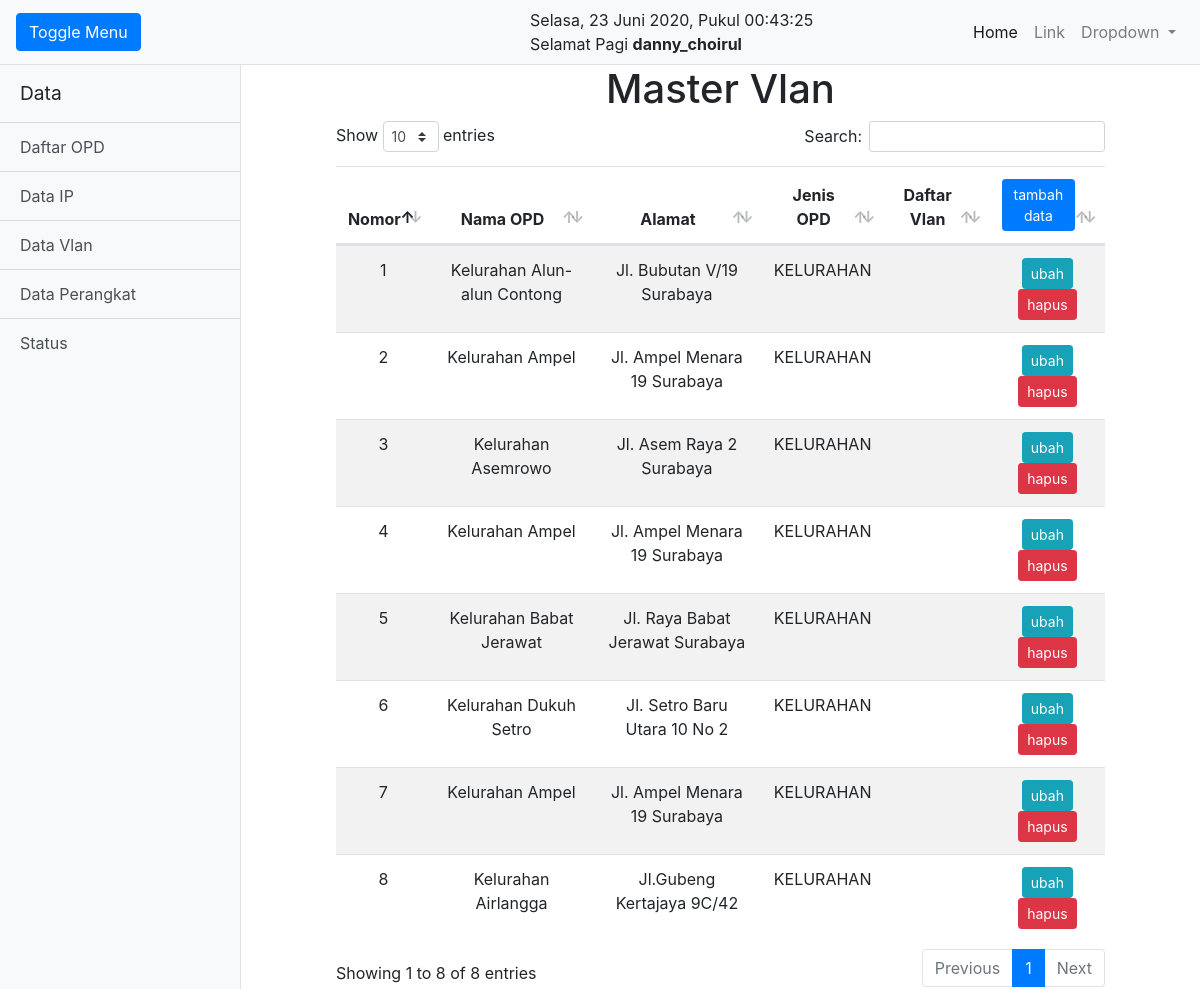
Page /master_vlan/index.php (signed in) on the committed database.
### tables this page shows
CREATE TABLE `master_vlan`  (
  `id_master_vlan` int(25) NOT NULL AUTO_INCREMENT,
  `opd_satu` int(10) NOT NULL,
  `vlan_satu` varchar(255) NOT NULL,
  PRIMARY KEY (`id_master_vlan`) USING BTREE
);

CREATE TABLE `opd`  (
  `id_opd` int(10) NOT NULL AUTO_INCREMENT,
  `nama_opd` varchar(50) NULL DEFAULT NULL,
  `alamat_opd` varchar(50) NULL DEFAULT NULL,
  `koordinat_opd` varchar(50) NULL DEFAULT NULL,
  `jenis_opd_satu` int(10) NULL DEFAULT NULL,
  PRIMARY KEY (`id_opd`) USING BTREE
);

CREATE TABLE `jenis_opd`  (
  `id_jenis_opd` int(2) NOT NULL AUTO_INCREMENT,
  `nama_jenis_opd` varchar(30) NOT NULL,
  PRIMARY KEY (`id_jenis_opd`) USING BTREE
);

### koneksi.php (called while the page is built)
<?php
$conn = mysqli_connect("localhost", "root", "", "data");
function query($query)
{
    global $conn;
    $result = mysqli_query($conn, $query);
    $rows = [];
    while ($row = mysqli_fetch_assoc($result)) {
        $rows[] = $row;
    }
    return $rows;
}

### master_vlan/index.php (the view, shortened to what this page needs)
<?php
include "../header.php";
$master_vlan = query("SELECT * FROM master_vlan
JOIN opd ON opd_satu=id_opd
JOIN jenis_opd ON jenis_opd_satu=id_jenis_opd
-- JOIN vlan ON vlan_satu=id_vlan
");
function serialize_ke_string($serial)
{
    $hasil = unserialize($serial);
    return implode(', ', $hasil);
}
?>
<div class="d-flex" id="wrapper">
    <?php
    include "../side.php";
    ?>
    <div id="page-content-wrapper">
        <center>
            <h1>Master Vlan</h1>
        </center>
        <div class="d-flex" id="wrapper">
            <div class="col-md-10 offset-1">
                <table class="table table-striped" id="table_id">
                    <thead>
                        <tr style="text-align: center">
                            <th width="5%" style="text-align: center;" scope="col">Nomor</th>
                            <th scope="col">Nama OPD</th>
                            <th scope="col">Alamat</th>
                            <th scope="col">Jenis OPD</th>
                            <th scope="col">Daftar Vlan</th>
                            <th scope="col" style="width: 15%">
                                <a class="btn btn-sm btn-primary" href="tambah.php" role="button">tambah data</a>
                            </th>
                        </tr>
                    </thead>
                    <tbody>
                        <?php $i = 1; ?>
                        <?php
                        foreach ($master_vlan as $row) :
                        ?>
                            <tr>
                                <td width="5%" style="text-align: center;" scope="row"><?= $i; ?></td>
                                <td style="text-align: center;"><?= $row["nama_opd"]; ?></td>
                                <td style="text-align: center;"><?= $row["alamat_opd"]; ?></td>
                                <td style="text-align: center;"><?= $row["nama_jenis_opd"]; ?></td>
                                <td><?php echo serialize_ke_string($row['vlan_satu']) ?></td>
                                <td style="text-align: center">
                                    <a class="btn btn-sm btn-info" href="ubah.php?id_master_vlan=<?= $row["id_master_vlan"]; ?>" role="button">ubah</a>
                                    <a class="btn btn-sm btn-danger" href="hapus.php?id_master_vlan=<?= $row["id_master_vlan"]; ?>" onclick="return confirm('yakin?');" role="button">hapus</a>
                                </td>
                            </tr>
                            <?php $i++; ?>
                        <?php endforeach; ?>
                    </tbody>
                </table>
            </div>
        </div>
    </div>
    <?php
    include "../footer.php";
    ?>

### header.php (shortened to what this page needs)
<!DOCTYPE html>
<html>
<head>
    <link href="../assets/css/bootstrap.min.css" rel="stylesheet">
    <link href="../assets/css/simple-sidebar.css" rel="stylesheet">
    <link rel="stylesheet" href="../assets/css/bootstrap.css">
    <link rel="stylesheet" href="../assets/css/select2.min.css">
    <link rel="stylesheet" type="text/css" href="../assets/css/dataTables.bootstrap4.min.css">
    <nav class="navbar navbar-expand-lg navbar-light bg-light border-bottom">
        <button class="btn btn-primary" id="menu-toggle">Toggle Menu</button>
        <div class="offset-4">
            <div id="jam"></div>
            <?php
            $nama = $_SESSION["username"];
            $a = date("H");
            if (($a >= 6) && ($a <= 11)) {
                echo "Selamat Pagi <b>$nama</b>";
            } else if (($a >= 11) && ($a <= 15)) {
                echo "Selamat Siang <b>$nama</b>";
            } else if (($a > 15) && ($a <= 18)) {
                echo "Selamat Sore <b>$nama</b>";
            } else {
                echo "Selamat Malam <b>$nama</b>";
            }
            ?>
        </div>
        <div class="collapse navbar-collapse" id="navbarSupportedContent">
            <ul class="navbar-nav ml-auto mt-2 mt-lg-0">
                <li class="nav-item active">
                    <a class="nav-link" href="../index.php">Home <span class="sr-only">(current)</span></a>
                </li>
                <?php $level = $_SESSION['level'] == 'nol';
                if ($level) { ?>
                    <li class="nav-item">
                        <a class="nav-link" href="registrasi.php">Link</a>
                    </li>
                <?php   }
                ?>
                <li class="nav-item dropdown">
                    <a class="nav-link dropdown-toggle" href="#" id="navbarDropdown" role="button" data-toggle="dropdown" aria-haspopup="true" aria-expanded="false">
                        Dropdown
                    </a>
                </li>
            </ul>
        </div>
    </nav>
</head>
<body>

### side.php
<div class="bg-light border-right" id="sidebar-wrapper">
    <div class="sidebar-heading">Data </div>
    <div class="list-group list-group-flush">
        <a href="../opd/index.php" class="list-group-item list-group-item-action bg-light">Daftar OPD</a>
        <a href="../ip/index.php" class="list-group-item list-group-item-action bg-light">Data IP</a>
        <a href="../vlan/index.php" class="list-group-item list-group-item-action bg-light">Data Vlan</a>
        <a href="../perangkat/index.php" class="list-group-item list-group-item-action bg-light">Data Perangkat</a>
        <a href="#" class="list-group-item list-group-item-action bg-light">Status</a>
    </div>
</div>

### footer.php (shortened to what this page needs)
</body>
</html>

### assets/css/simple-sidebar.css (style rules this page uses)
body { overflow-x: hidden; }
#sidebar-wrapper { min-height: 100vh; margin-left: -15rem; -webkit-transition: margin .25s ease-out; -moz-transition: margin .25s ease-out; -o-transition: margin .25s ease-out; transition: margin .25s ease-out; }
#sidebar-wrapper .sidebar-heading { padding: 0.875rem 1.25rem; font-size: 1.2rem; }
#sidebar-wrapper .list-group { width: 15rem; }
#page-content-wrapper { min-width: 100vw; }
@media (min-width: 768px) { #sidebar-wrapper { margin-left: 0; } }
@media (min-width: 768px) { #page-content-wrapper { min-width: 0; width: 100%; } }

### rows in the picture
master_vlan: opd.nama_opd "Kelurahan Alun-alun Contong", opd.alamat_opd "Jl. Bubutan V/19 Surabaya", jenis_opd.nama_jenis_opd "KELURAHAN"
master_vlan: opd.nama_opd "Kelurahan Ampel", opd.alamat_opd "Jl. Ampel Menara 19 Surabaya", jenis_opd.nama_jenis_opd "KELURAHAN"
master_vlan: opd.nama_opd "Kelurahan Asemrowo", opd.alamat_opd "Jl. Asem Raya 2 Surabaya", jenis_opd.nama_jenis_opd "KELURAHAN"
master_vlan: opd.nama_opd "Kelurahan Ampel", opd.alamat_opd "Jl. Ampel Menara 19 Surabaya", jenis_opd.nama_jenis_opd "KELURAHAN"
master_vlan: opd.nama_opd "Kelurahan Babat Jerawat", opd.alamat_opd "Jl. Raya Babat Jerawat Surabaya", jenis_opd.nama_jenis_opd "KELURAHAN"
master_vlan: opd.nama_opd "Kelurahan Dukuh Setro", opd.alamat_opd "Jl. Setro Baru Utara 10 No 2", jenis_opd.nama_jenis_opd "KELURAHAN"
master_vlan: opd.nama_opd "Kelurahan Ampel", opd.alamat_opd "Jl. Ampel Menara 19 Surabaya", jenis_opd.nama_jenis_opd "KELURAHAN"
master_vlan: opd.nama_opd "Kelurahan Airlangga", opd.alamat_opd "Jl.Gubeng Kertajaya 9C/42", jenis_opd.nama_jenis_opd "KELURAHAN"

### other values in the picture
$nama "danny_choirul"
